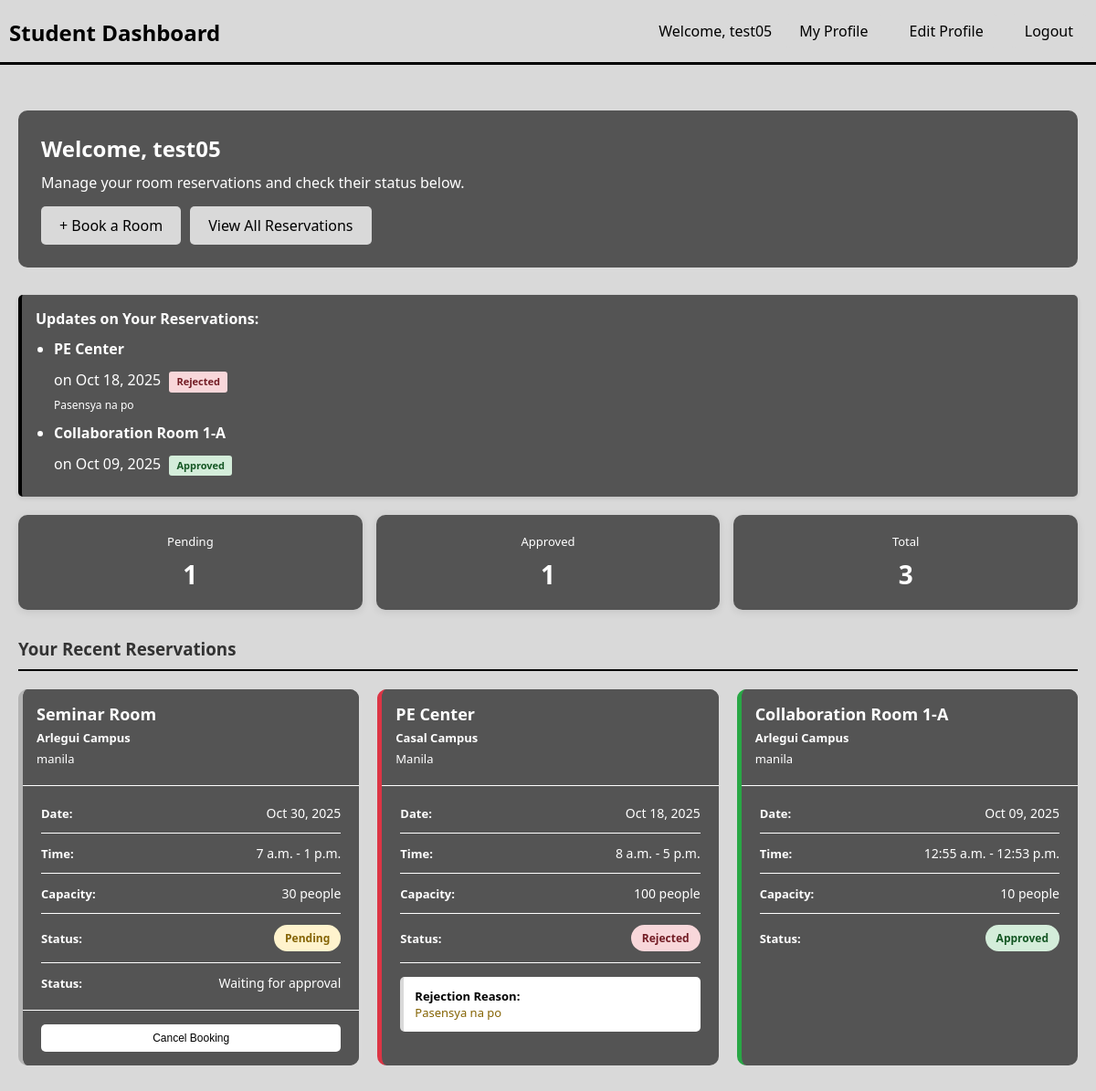
Before: /dashboard/ (signed in) with the older database file.
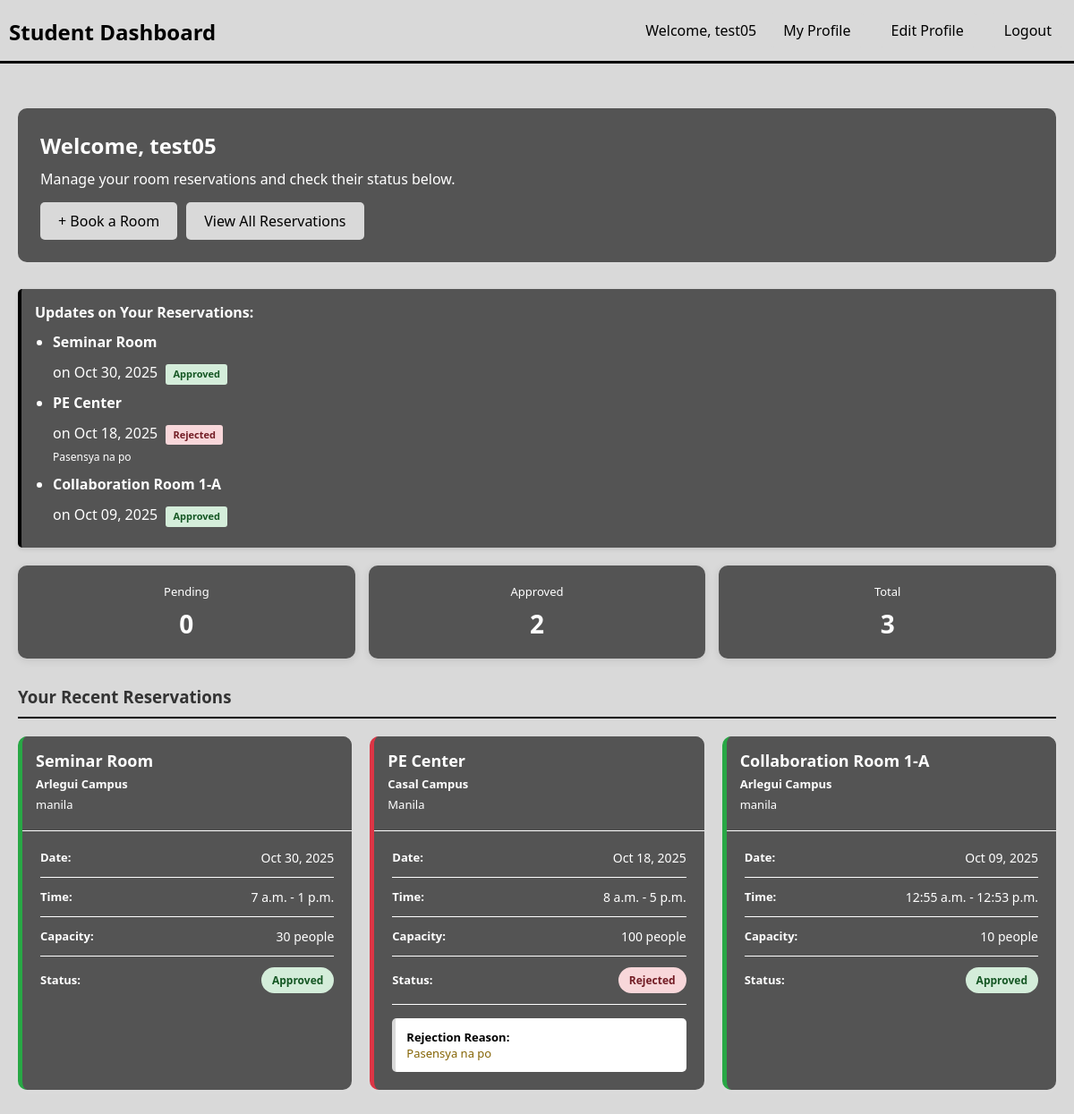
After: the same page with the newer database file.
### reservations/models.py (models this page shows, shortened)
class Reservation(models.Model):
    STATUS_CHOICES = [
        ('pending', 'Pending'),
        ('approved', 'Approved'),
        ('rejected', 'Rejected'),
        ('cancelled', 'Cancelled'),
    ]
    student = models.ForeignKey(User, on_delete=models.CASCADE, related_name='reservations')
    room = models.ForeignKey(Room, on_delete=models.CASCADE, related_name='reservations')
    date = models.DateField()
    start_time = models.TimeField()
    end_time = models.TimeField()
    reason = models.TextField(blank=True, null=True)
    status = models.CharField(max_length=20, choices=STATUS_CHOICES, default='pending')
    rejection_note = models.TextField(blank=True, null=True)
    letter_file = models.FileField(upload_to=reservation_letter_upload_path, null=True, blank=True)
    letter_generated_at = models.DateTimeField(null=True, blank=True)
    created_at = models.DateTimeField(auto_now_add=True)
    updated_at = models.DateTimeField(auto_now=True)
    class Meta:
        ordering = ['-created_at']

### rooms/models.py (models this page shows, shortened)
class Room(models.Model):
    campus = models.ForeignKey(Campus, on_delete=models.CASCADE, related_name='rooms')
    admin_type = models.ForeignKey(AdminType, on_delete=models.SET_NULL, null=True, related_name='rooms')
    name = models.CharField(max_length=255)
    capacity = models.IntegerField(validators=[MinValueValidator(1)])
    description = models.TextField(blank=True)
    created_at = models.DateTimeField(auto_now_add=True)
    class Meta:
        unique_together = ['campus', 'name']
        ordering = ['campus', 'name']

class Campus(models.Model):
    name = models.CharField(max_length=255, unique=True)
    location = models.CharField(max_length=255)
    created_at = models.DateTimeField(auto_now_add=True)
    class Meta:
        ordering = ['name']

### users/views.py (the view)
# urls.py: path('dashboard/', views.student_dashboard, name='student_dashboard'),
@login_required(login_url='student_login')
def student_dashboard(request):
    reservations = request.user.reservations.all()
    pending = reservations.filter(status='pending').count()
    approved = reservations.filter(status='approved').count()
    rejected = reservations.filter(status='rejected').count()
    notifications = reservations.filter(status__in=['rejected', 'approved']).order_by('-updated_at')[:3]
    context = {
        'reservations': reservations,
        'pending': pending,
        'approved': approved,
        'rejected': rejected,
        'notifications': notifications,
    }
    return render(request, 'reservations/student_dashboard.html', context)

### reservations/templates/reservations/student_dashboard.html (shortened to what the changed rows need)
<!DOCTYPE html>
<html lang="en">
<head>
</head>
<body>
    <div class="navbar">
        <h1>Student Dashboard</h1>
    </div>
    <div class="container">
        <div class="welcome">
            <h2>Welcome, {{ user.first_name|default:user.username }}</h2>
        </div>
        {% if reservations %}
            {% if notifications %}
                <div class="notification-banner">
                    <strong>Updates on Your Reservations:</strong>
                    <ul>
                        {% for notif in notifications %}
                            <li>
                                <strong>{{ notif.room.name }}</strong> on {{ notif.date|date:"M d, Y" }}
                                {% if notif.status == 'approved' %}
                                    <span class="notification-badge approved">Approved</span>
                                {% elif notif.status == 'rejected' %}
                                    <span class="notification-badge rejected">Rejected</span>
                                {% endif %}
                                {% if notif.rejection_note %}
                                    <br><span style="font-size: 12px; color: #ffffff;">{{ notif.rejection_note }}</span>
                                {% endif %}
                            </li>
                        {% endfor %}
                    </ul>
                </div>
            {% endif %}
            <div class="stats">
                <div class="stat-card">
                    <h3>Pending</h3>
                    <div class="number">{{ pending }}</div>
                </div>
                <div class="stat-card">
                    <h3>Approved</h3>
                    <div class="number">{{ approved }}</div>
                </div>
                <div class="stat-card">
                    <h3>Total</h3>
                    <div class="number">{{ reservations|length }}</div>
                </div>
            </div>
            <div class="section">
                <h3>Your Recent Reservations</h3>
                <div class="reservations-grid">
                    {% for reservation in reservations|slice:":6" %}
                        <div class="reservation-card {{ reservation.status }}">
                            <div class="card-header">
                                <h4>{{ reservation.room.name }}</h4>
                                <p><strong>{{ reservation.room.campus.name }}</strong></p>
                                <p>{{ reservation.room.campus.location }}</p>
                            </div>
                            <div class="card-body">
                                <div class="info-row">
                                    <span class="info-label">Date:</span>
                                    <span class="info-value">{{ reservation.date|date:"M d, Y" }}</span>
                                </div>
                                <div class="info-row">
                                    <span class="info-label">Time:</span>
                                    <span class="info-value">{{ reservation.start_time }} - {{ reservation.end_time }}</span>
                                </div>
                                <div class="info-row">
                                    <span class="info-label">Capacity:</span>
                                    <span class="info-value">{{ reservation.room.capacity }} people</span>
                                </div>
                                <div class="info-row">
                                    <span class="info-label">Status:</span>
                                    <span class="status-badge {{ reservation.status }}">
                                        {% if reservation.status == 'pending' %}
                                            Pending
                                        {% elif reservation.status == 'approved' %}
                                            Approved
                                        {% elif reservation.status == 'rejected' %}
                                            Rejected
                                        {% else %}
                                            Cancelled
                                        {% endif %}
                                    </span>
                                </div>
                                {% if reservation.status == 'pending' %}
                                    <div class="info-row">
                                        <span class="info-label">Status:</span>
                                        <span class="info-value">Waiting for approval</span>
                                    </div>
                                {% endif %}
                                {% if reservation.rejection_note %}
                                    <div class="rejection-note">
                                        <strong>Rejection Reason:</strong><br>
                                        {{ reservation.rejection_note }}
                                    </div>
                                {% endif %}
                            </div>
                            {% if reservation.status == 'pending' %}
                                <div class="card-footer">
                                    <form method="POST" action="{% url 'cancel_reservation' reservation.id %}" style="display: contents;">
                                        <button type="submit" class="btn-cancel-res" onclick="return confirm('Are you sure you want to cancel this reservation?')">Cancel Booking</button>
                                    </form>
                                </div>
                            {% endif %}
                        </div>
                    {% endfor %}
                </div>
            </div>
        {% else %}
            <div class="no-reservations">
                <p style="font-size: 18px;">You haven't booked any rooms yet</p>
                <p>Start by booking your first room below</p>
                <a href="{% url 'book_room' %}" class="btn btn-success">Book a Room Now</a>
            </div>
        {% endif %}
    </div>
</body>
</html>

Changed rows visible on the page:
now on one of the page's lists (row edited): Reservation: room.name "Seminar Room", date "Oct 30, 2025"
changed Reservation "Oct 30, 2025": status "Pending Status: Waiting for approval Cancel Booking" → "Approved"
Other visible differences:
{{ pending }}: "1" → "0"
{{ approved }}: "1" → "2"
